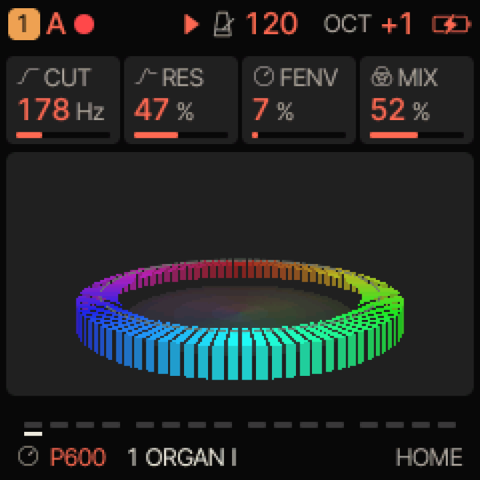
#> input picture tools/notice/shots/scr_parts.png, 480 x 480 px, found by its file name
$ python ecran_reperes.py
#> lines starting #> are read from the running program, lines starting #| are printed output that depends on the picture
from PIL import Image, ImageDraw, ImageFont
src=Image.open("shots/scr_parts.png").convert("RGB")
#> src is the input picture: PIL image 480x480 RGB; mean R, G, B 34.7, 38.4, 37.4
S=2; P=44
im=Image.new("RGB",(480*S+2*P,480*S+2*P),src.getpixel((1,1)))
#> im: PIL image 1048x1048 RGB; every value is 8
im.paste(src.resize((480*S,480*S),Image.LANCZOS),(P,P))
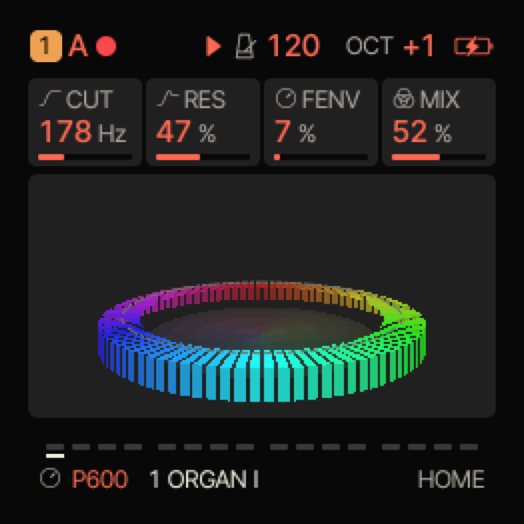
#> im: PIL image 1048x1048 RGB (shown at 1/2 size); mean R, G, B 30.4, 33.5, 32.7
d=ImageDraw.Draw(im)
f=ImageFont.truetype("fonts/InterTight.ttf",26);
try: f.set_variation_by_axes([800])
except Exception: pass
B=[(1,24,-6),(2,56,-6),(3,84,-6),(4,250,-6),(5,372,-6),(6,452,-6),(7,121,58),(8,240,168),(9,240,410),(10,150,486),(11,428,486)]
for n,x,y in B:
    cx,cy=P+x*S,P+y*S; r=19
    d.ellipse((cx-r-2,cy-r-2,cx+r+2,cy+r+2),fill=(255,255,255)); d.ellipse((cx-r,cy-r,cx+r,cy+r),fill=(255,80,70))
    d.text((cx,cy+1),str(n),font=f,fill=(255,255,255),anchor="mm")
im.save("img/ecran_reperes.png")
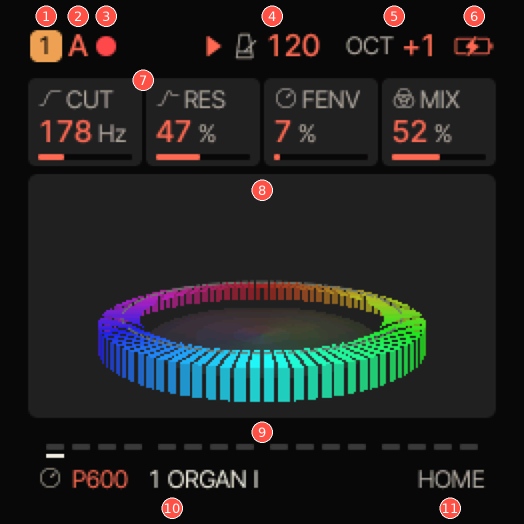
#> saved as ecran_reperes.png: PIL image 1048x1048 RGB (shown at 1/2 size); mean R, G, B 33.9, 35.1, 34.2

$ run again, with tools/notice/shots/_t_edit1.png copied over tools/notice/shots/scr_parts.png
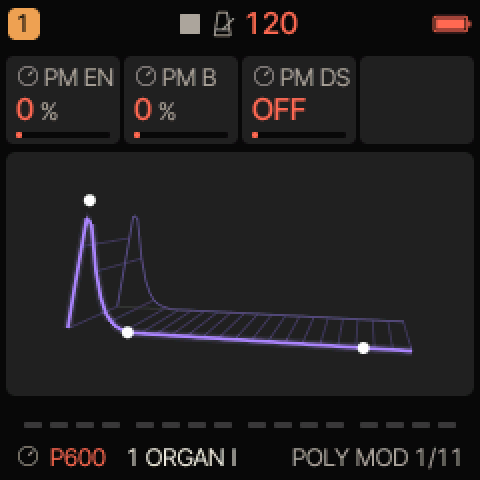
#> input picture tools/notice/shots/_t_edit1.png, 480 x 480 px, found by its file name
#> src is the input picture: PIL image 480x480 RGB; mean R, G, B 32, 29.8, 30.6
#> `im.paste(src.resize((480*S,480*S),Image.LANCZOS),(P,P))`:
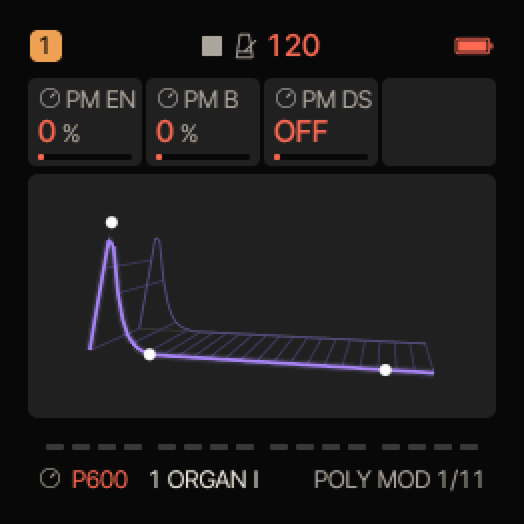
#> im: PIL image 1048x1048 RGB (shown at 1/2 size); mean R, G, B 28.1, 26.3, 26.9
#> `im.save("img/ecran_reperes.png")`:
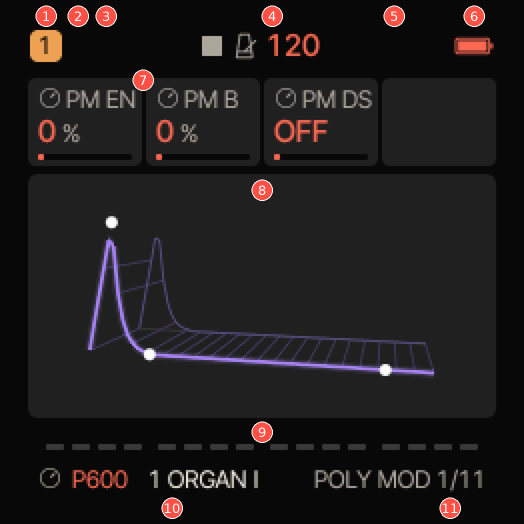
#> saved as ecran_reperes.png: PIL image 1048x1048 RGB (shown at 1/2 size); mean R, G, B 31.6, 27.9, 28.4
